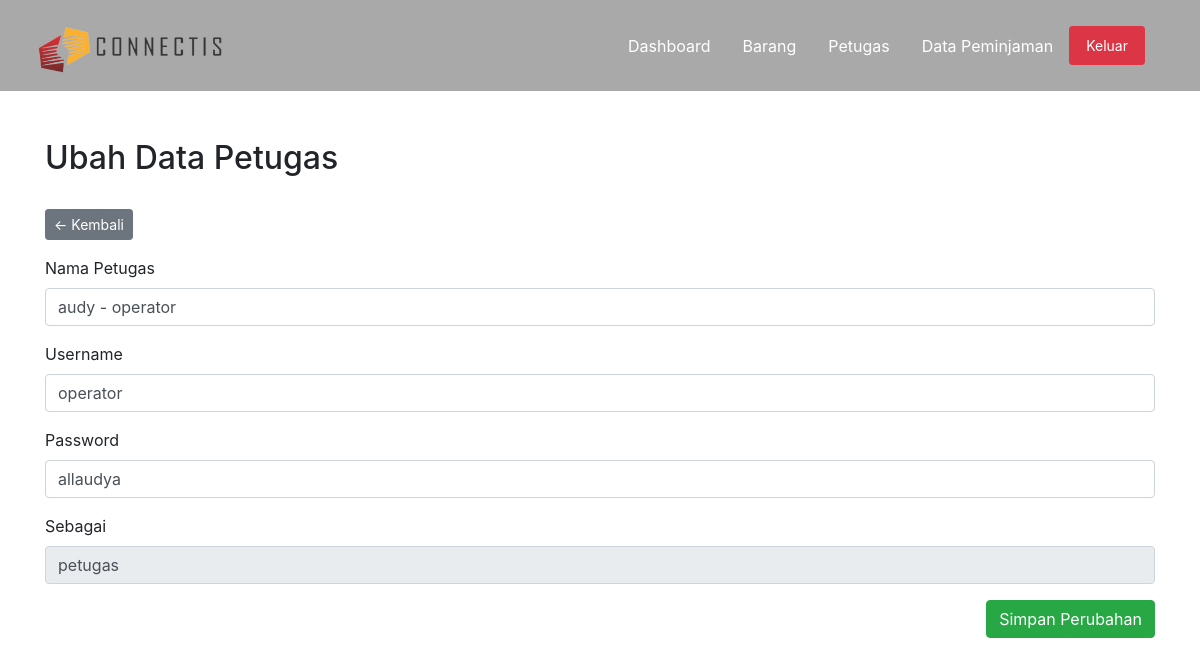
The page /admin/data-petugas.php?p=edit-petugas&id=2 (signed in) on the database its author committed.
### tables this page shows
CREATE TABLE `users` (
  `id_user` int NOT NULL,
  `nama` varchar(50) NOT NULL,
  `username` varchar(30) NOT NULL,
  `password` varchar(100) NOT NULL,
  `id_level` enum('1','2') NOT NULL
);

### admin/include/edit-petugas.php (the view, shortened to what this page needs)
<div class="container mt-5">
        <h2>Ubah Data Petugas</h2>
        <a href="data-petugas.php" class="btn btn-secondary btn-sm float-left">&larr; Kembali</a>
        <div class="clearfix"></div>
    <?php
        $barang = $conn->query("SELECT * FROM users WHERE id_user = '$_GET[id]'");
        $data = $barang->fetch_assoc();
        $data['id_level'] == 1 ? $sebagai = 'Admin' : $sebagai ='petugas';
    ?>
    <form method="POST" action='proses/proses-ubah-petugas.php' autocomplete="off" class="mt-3">
        <div class="form-group">
            <label>Nama Petugas</label>
            <input type="text" name="nama" value="<?= $data['nama'] ?>" class="form-control" autofocus required>
        </div>
        <div class="form-group">
            <label>Username</label>
            <input type="text" name="username" value="<?= $data['username'] ?>" class="form-control" autofocus required>
        </div>
        <div class="form-group">
            <label>Password</label>
            <input type="text" name="password" value="<?= $data['password'] ?>" class="form-control" autofocus required>
        </div>
        <div class="form-group">
            <label>Sebagai</label>
            <input type="text" name="sebagai" value="<?= $sebagai ?>" class="form-control" autofocus readonly required>
</div>
        <button type="submit" name="submit" class="btn btn-success float-right">Simpan Perubahan</button>
    </form>
</div>

### rows shown on the page
users: nama "audy - operator", username "operator", password "allaudya"
